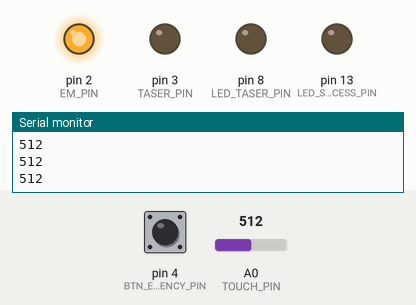
A sketch run on a simulated Arduino Uno, built with avr-gcc and run on an emulated ATmega328P. Parts: output pins drawn as LEDs (lit = HIGH), the last lines printed to the serial monitor. Inputs (shaded band) come from the test bench; at power-on: pin 4 (BTN_EMERGENCY_PIN) LOW, A0 (TOUCH_PIN) = 512. At 1.5 s the program stops and its outputs stay as they are.

Above: at 1.2 s.
1.3 s: pin 4 (BTN_EMERGENCY_PIN) pulled HIGH for 0.15 s
At 2.6 s:
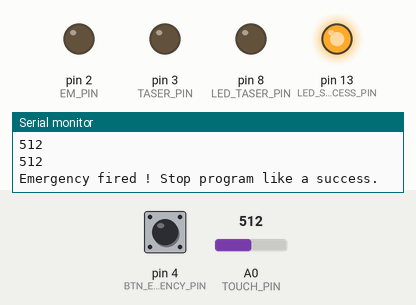
Timing chart, 0 to 3.0 s (numbered marks = the images above; inputs shaded):
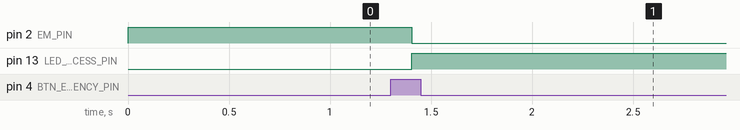

The sketch:

human-circuit.ino
```cpp
/**************************************************************************/
/*!
    @file     Human circuit
    @author   Martin CORNU
    @date     12/02/23
    @version  1.0

This program read an analog value from a conductor touched by a human.
If the analog value is below the defined threshold it means that the human is touching the conductor.
If the human touch > 60s then deactivate an EM. If not touch during the 60s, then start again.
During touching, activate a taser (during 3s) every 15s.
An emergency button also allows the EM to be deactivated manually.
*/
/**************************************************************************/

#define DEBUG

#define LED_SUCCESS_PIN         13       // green led ON if success, OFF otherwise
#define LED_TASER_PIN           8        // yellow led ON if taser ON, OFF otherwise

#define TOUCH_PIN           A0        // pin where we get signal from human touch
#define EM_PIN              2         // electromagnet pin
#define TASER_PIN           3         // taser pin
#define BTN_EMERGENCY_PIN   4         // emergency button pin

#define TOUCHING_THR        1000      // below this threshold means human is touching
#define TOUCHING_TIME       60000     // time in ms to stay below the threshold to consider win
#define RELEASE_TIME        600       // time in ms to confirm human has released conductors (not touching)

#define TASER_DUTY          15000     // taser activation duty cycle in ms
#define TASER_DURATION      3000      // taser activation duration

#define DELAY_LOOP_MS       100

uint8_t g_u8Success = 0u;             // Flag to indicate a success
uint8_t g_u8Emergency = 0u;             // Flag to indicate an emergency fired

uint8_t g_u8EMDefaultState = HIGH;    //EM ON at boot (locked)

int g_s32ButtonState;             // the current reading from the input pin
int g_s32LastButtonState = LOW;   // the previous reading from the input pin

// the following variables are unsigned longs because the time, measured in
// milliseconds, will quickly become a bigger number than can be stored in an int.
unsigned long g_u64LastDebounceTime = 0;  // the last time the output pin was toggled
unsigned long g_u64DebounceDelay = 50;    // the debounce time; increase if the output flickers

void setup() {
  #ifdef DEBUG
    Serial.begin(9600);                     // sets serial port for communication
    Serial.println("Program start..");      // print the value to the serial port
  #endif

  pinMode(LED_SUCCESS_PIN, OUTPUT);
  digitalWrite(LED_SUCCESS_PIN, LOW);

  pinMode(EM_PIN, OUTPUT);
  digitalWrite(EM_PIN, g_u8EMDefaultState);

  pinMode(TASER_PIN, OUTPUT);
  digitalWrite(TASER_PIN, LOW);

  pinMode(LED_TASER_PIN, OUTPUT);
  digitalWrite(LED_TASER_PIN, LOW);

  pinMode(TOUCH_PIN, INPUT);
  pinMode(BTN_EMERGENCY_PIN, INPUT);
}

void loop() {
  uint16_t l_u16TouchValue = 0;             // result of reading the analog pin

  static uint32_t l_u32Timer = 0;           // time below thr in ms
  static uint32_t l_u32ReleaseTimer = 0u;   // time release in ms

  static uint8_t l_u8TaserState = 0u;
  static uint32_t l_u32TaserTimeout = 0u;
  static uint32_t l_u32TaserTimer = 0u;

  static uint8_t l_u8IsTouching = 0u;

  // Btn emergency management
  BtnEmergencyManagement();

  // Shutdown taser if duration terminated or if released
  if ( (1u == l_u8TaserState) && ((0u == l_u8IsTouching) || (millis() >= l_u32TaserTimeout)) )
  {
    digitalWrite(TASER_PIN, LOW);
    digitalWrite(LED_TASER_PIN, LOW);
    l_u8TaserState = 0u;
    l_u32TaserTimeout = 0u;

    #ifdef DEBUG
      Serial.println("Taser OFF !");
    #endif
  }

  // Human touching measurement
  l_u16TouchValue = analogRead(TOUCH_PIN);  // read the value from human touch
#ifdef DEBUG
  Serial.println(l_u16TouchValue);          // print the value to the serial port
#endif

  // human touching detected
  if (l_u16TouchValue < TOUCHING_THR)
  {
    l_u32ReleaseTimer = 0u; // Human is touching so clear release timer
    l_u8IsTouching = 1u;

    // we stayed more than timeout with touching detected
    if (l_u32Timer >= TOUCHING_TIME)
    {
      g_u8Success = 1u;
    }
    // taser activation
    else if (l_u32TaserTimer >= TASER_DUTY)
    {
      l_u32TaserTimer = 0u;

      l_u32TaserTimeout = millis() + TASER_DURATION;
      l_u8TaserState = 1u;
      digitalWrite(TASER_PIN, HIGH);
      digitalWrite(LED_TASER_PIN, HIGH);

      #ifdef DEBUG
      Serial.println("Taser ON !");
      #endif
    }

    l_u32Timer += DELAY_LOOP_MS;
    l_u32TaserTimer += DELAY_LOOP_MS;
  }
  // not touching
  else
  {
    // hysteresis to avoid noise / undesired release
    if (l_u32ReleaseTimer >= RELEASE_TIME)
    {
      // touching not detected then restart timer
      l_u32Timer = 0;
      l_u8IsTouching = 0u;

      #ifdef DEBUG
      Serial.println("Release");
      #endif
    }

    l_u32ReleaseTimer += DELAY_LOOP_MS;
  }

  if ((1u == g_u8Emergency) || (1u == g_u8Success))
  {
    digitalWrite(EM_PIN, !g_u8EMDefaultState);
    digitalWrite(LED_SUCCESS_PIN, HIGH);
    digitalWrite(TASER_PIN, LOW); // Shutdown taser before end of program
    digitalWrite(LED_TASER_PIN, LOW);

  #ifdef DEBUG
    if (1u == g_u8Emergency)
    {
      Serial.println("Emergency fired ! Stop program like a success.");
    }
    else if (1u == g_u8Success)
    {
      Serial.println("Success !");
    }
  #endif

    while(1); // End of program
  }

  delay(DELAY_LOOP_MS);
}

void BtnEmergencyManagement(void) {
   int l_s32Reading = 0;                 // btn emergency reading

  // read the state of the switch into a local variable:
  l_s32Reading = digitalRead(BTN_EMERGENCY_PIN);

  // check to see if you just pressed the button
  // (i.e. the input went from LOW to HIGH), and you've waited long enough
  // since the last press to ignore any noise:

  // If the switch changed, due to noise or pressing:
  if (l_s32Reading != g_s32LastButtonState) {
    // reset the debouncing timer
    g_u64LastDebounceTime = millis();
  }

  if ((millis() - g_u64LastDebounceTime) > g_u64DebounceDelay) {
    // whatever the reading is at, it's been there for longer than the debounce
    // delay, so take it as the actual current state:

    // if the button state has changed:
    if (l_s32Reading != g_s32ButtonState) {
      g_s32ButtonState = l_s32Reading;

      // button state is high
      if (g_s32ButtonState == HIGH) {
        g_u8Emergency = 1u;
      }
    }
  }

  // save the reading. Next time through the loop, it'll be the g_s32LastButtonState:
  g_s32LastButtonState = l_s32Reading;
}
```

Measured:
- after the input at 1.3 s, pin 2 (EM_PIN): HIGH → LOW after 0.10 s; pin 13 (LED_SUCCESS_PIN): LOW → HIGH after 0.10 s
